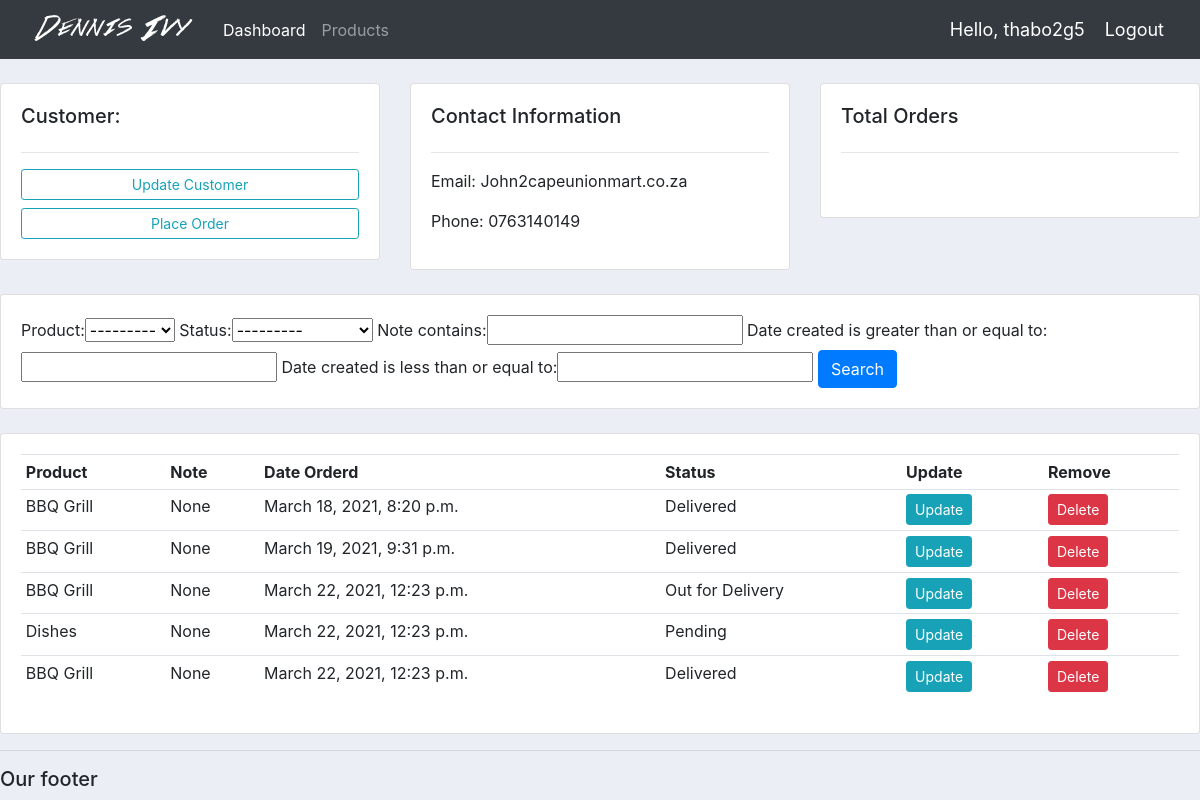
/customer/1/ (signed in), run on an earlier commit of the app's database.
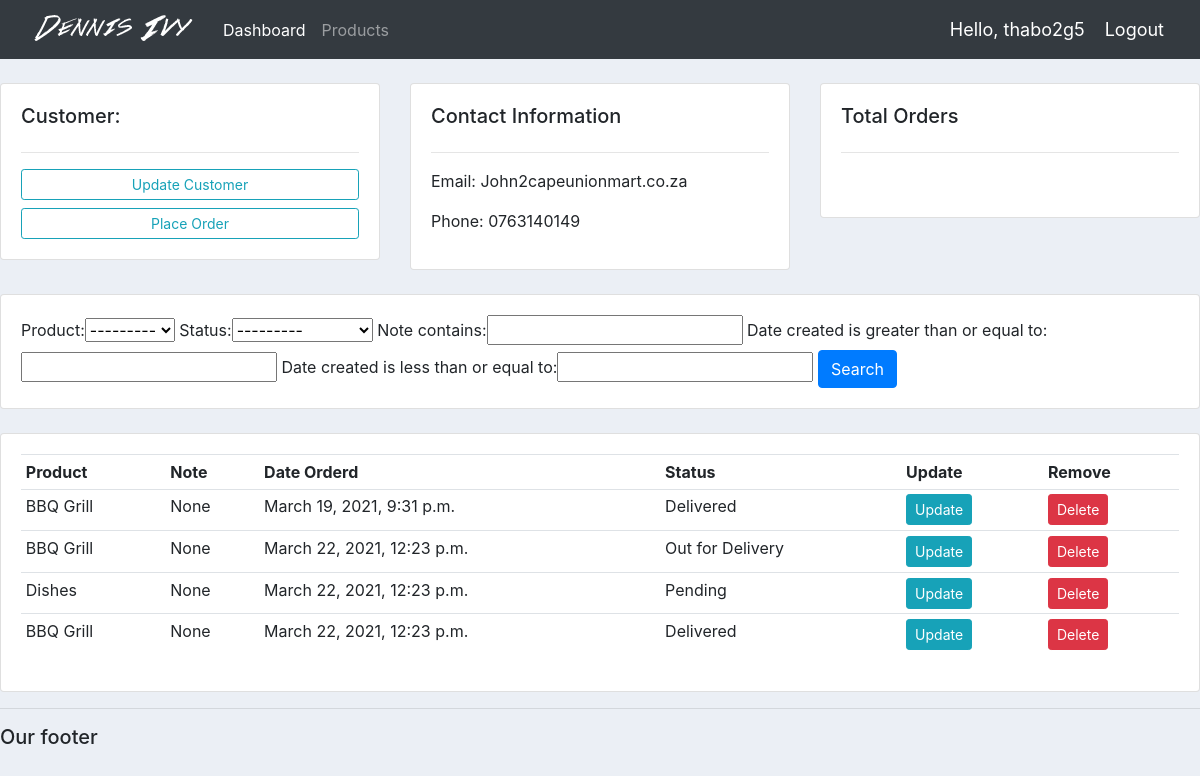
And on a later commit of the database.
### accounts/models.py (models this page shows, shortened)
class Customers(models.Model):
    name = models.CharField(max_length=200, null=True)
    phone = models.CharField(max_length=200, null=True)
    email = models.CharField(max_length=200, null=True)
    date_created = models.DateTimeField(auto_now_add=True, null=True)

class Order(models.Model):
    STATUS = (
        ('Pending', 'Pending'),
        ('Out for Delivery', 'Out for Delivery'),
        ('Delivered', 'Delivered'),
    )
    customer = models.ForeignKey(
        Customers, null=True, on_delete=models.SET_NULL)
    product = models.ForeignKey(Product, null=True, on_delete=models.SET_NULL)
    date_created = models.DateTimeField(auto_now_add=True, null=True)
    status = models.CharField(max_length=200, null=True, choices=STATUS)
    note = models.CharField(max_length=1000, null=True, choices=STATUS)

class Product(models.Model):
    CATEGORY = (
        ('Indoor', 'Indoor'),
        ('Outdoor', 'Outdoor'),
    )
    name = models.CharField(max_length=200, null=True)
    price = models.FloatField(null=True)
    category = models.CharField(max_length=200, null=True, choices=CATEGORY)
    description = models.CharField(max_length=200, null=True, blank=True)
    date_created = models.DateTimeField(auto_now_add=True, null=True)
    tag = models.ManyToManyField(Tag)
    def __str__(self):
        return self.name

### accounts/views.py (the view)
# urls.py: path('customer/<str:pk>/', views.customer,name="customer"),
@login_required(login_url='login')
def customer(request, pk):
    customer = Customers.objects.get(id=pk)
    orders = customer.order_set.all()
    orders_count = orders.count()
    myFilter = OrderFilter(request.GET, queryset=orders)
    orders = myFilter.qs
    context = {
        'customer': customer,
        'orders': orders,
        'orders_count': orders_count,
        'myFilter': myFilter
    }
    return render(request, "accounts/customer.html", context)

### accounts/templates/accounts/customer.html
{% extends 'accounts/main.html' %} {% block content %}
<br />
<div class="row">
	<div class="col-md">
		<div class="card card-body">
			<h5>Customer:</h5>
			<hr />
			<a class="btn btn-outline-info btn-sm btn-block" href="">Update Customer</a>
			<a class="btn btn-outline-info btn-sm btn-block" href="{% url 'create_order' customer.id %}">Place Order</a>
		</div>
	</div>
	<div class="col-md">
		<div class="card card-body">
			<h5>Contact Information</h5>
			<hr />
			<p>Email: {{customer.email}}</p>
			<p>Phone: {{customer.phone}}</p>
		</div>
	</div>
	<div class="col-md">
		<div class="card card-body">
			<h5>Total Orders</h5>
			<hr />
			<h1 style="text-align: center; padding: 10px">{{order_count}}</h1>
		</div>
	</div>
</div>
<br />
<div class="row">
	<div class="col">
		<div class="card card-body">
			<form method="get">
				{{myFilter.form}}
				<button class="btn btn-primary" type="submit">Search</button>
			</form>
		</div>
	</div>
</div>
<br />
<div class="row">
	<div class="col-md">
		<div class="card card-body">
			<table class="table table-sm">
				<tr>
					<th>Product</th>
					<th>Note</th>
					<th>Date Orderd</th>
					<th>Status</th>
					<th>Update</th>
					<th>Remove</th>
				</tr>
				{% for order in orders %}
				<tr>
					<td>{{order.product}}</td>
					<td>{{order.note}}</td>
					<td>{{order.date_created}}</td>
					<td>{{order.status}}</td>
					<td><a class="btn btn-sm btn-info" href="{% url 'update_order' order.id %}">Update</a></td>
					<td><a class="btn btn-sm btn-danger" href="{% url 'delete_order' order.id %}">Delete</a></td>
				</tr>
				{% endfor %}
			</table>
		</div>
	</div>
</div>
{% endblock %}

### accounts/templates/accounts/main.html (shortened to what this page needs)
{% load static %}
<!DOCTYPE html>
<html>
	<head>
		<link
			rel="stylesheet"
			href="https://stackpath.bootstrapcdn.com/bootstrap/4.3.1/css/bootstrap.min.css"
		/>
		<link rel="stylesheet" type="text/css" href="{% static '/css/main.css'%}"  />
	</head>
	<body>
		{% include 'accounts/navbar.html' %} {% block content%} {% endblock %}
		<hr />
		<h5>Our footer</h5>
	</body>
</html>

### accounts/templates/accounts/navbar.html (shortened to what this page needs)
{% load static %}
<nav class="navbar navbar-expand-lg navbar-dark bg-dark">
	<a href="{% url 'home'%}"><img src="{% static 'images/logo.png' %}" /></a>
	<div class="collapse navbar-collapse" id="navbarNav">
		<ul class="navbar-nav">
			<li class="nav-item active">
				<a class="nav-link" href="{% url 'home' %}">Dashboard</a>
			</li>
			<li class="nav-item">
				<a class="nav-link" href="{%url 'products' %}">Products</a>
			</li>
		</ul>
	</div>
	<span class="hello-msg">Hello, {{request.user}} </span>
	<span><a class="hello-msg" href="{% url 'logout' %}">Logout</a></span>
</nav>

### static/css/main.css (style rules this page uses)
body { background-color: #ebeff5; }

### accounts/templates/accounts/navbar.html (style rules this page uses)
.hello-msg { font-size: 18px; color: #fff; margin-right: 20px; }

What changed in the data, as far as the page shows it:
removed Order: product "BBQ Grill", note "None", date_created "March 18, 2021, 8:20 p.m.", status "Delivered"
